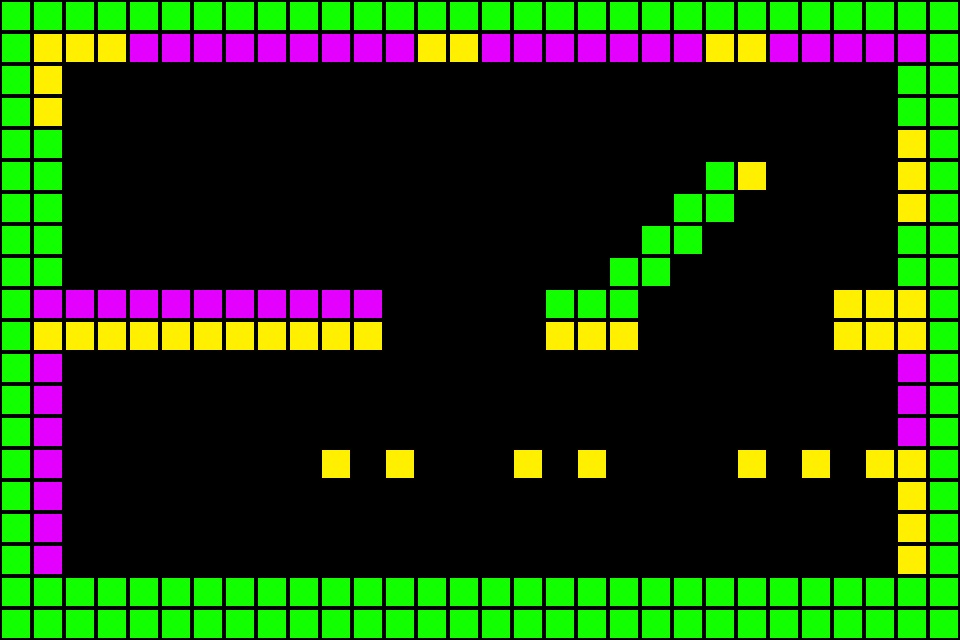

This game map was drawn from its Tiled (.tmx) file and the tilesets committed beside it. A one-line description and the trimmed map source follow:
An orthogonal 30x20 tile map with 32x32 px tiles, 1 tile layer (Tile Layer 1) and 19 objects (10x powerChip, 3x positivePole, 2x shutDownSite, launcher, negativePole, ...).

<map version="1.0" orientation="orthogonal" width="30" height="20" tilewidth="32" tileheight="32">
 <tileset firstgid="1" name="tilemap-hd" tilewidth="32" tileheight="32">
  <image source="tilemap-hd.png" width="64" height="64" />
  <tile id="0">
   <properties>
    <property name="Collidable" value="True" />
    <property name="Color" value="Blue" />
   </properties>
  </tile>
  <tile id="1">
   <properties>
    <property name="Collidable" value="True" />
    <property name="Color" value="Purple" />
   </properties>
  </tile>
  <tile id="2">
   <properties>
    <property name="Collidable" value="True" />
    <property name="Color" value="Green" />
   </properties>
  </tile>
  <tile id="3">
   <properties>
    <property name="Collidable" value="True" />
    <property name="Color" value="Yellow" />
   </properties>
  </tile>
 </tileset>
 <layer name="Tile Layer 1" width="30" height="20">
  <data>[600 cells, 229 non-empty, 3 distinct tile ids]</data>
 </layer>
 <objectgroup name="Object Layer 1" width="30" height="20">
  <object name="Launcher" type="launcher" x="128" y="512">
   <properties>
    <property name="direction" value="up" />
   </properties>
  </object>
  <object name="Pole" type="negativePole" x="864" y="544" />
  <object name="Site" type="shutDownSite" x="864" y="96" />
  <object name="Pole" type="positivePole" x="96" y="96" />
  <object name="Pole" type="positivePole" x="160" y="128" />
  <object name="Pole" type="positivePole" x="256" y="224" />
  <object name="speed" type="speedPad" x="544" y="160" />
  <object name="n" type="neutralPad" x="512" y="288" />
  <object name="Site" type="shutDownSite" x="160" y="192" />
  <object name="c" type="powerChip" x="256" y="416" />
  <object name="c" type="powerChip" x="736" y="352" />
  <object name="c" type="powerChip" x="704" y="128" />
  <object name="c" type="powerChip" x="832" y="224" />
  <object name="c" type="powerChip" x="448" y="160" />
  <object name="c" type="powerChip" x="448" y="192" />
  <object name="c" type="powerChip" x="416" y="192" />
  <object name="c" type="powerChip" x="416" y="160" />
  <object name="c" type="powerChip" x="448" y="384" />
  <object name="c" type="powerChip" x="672" y="448" />
 </objectgroup>
</map>